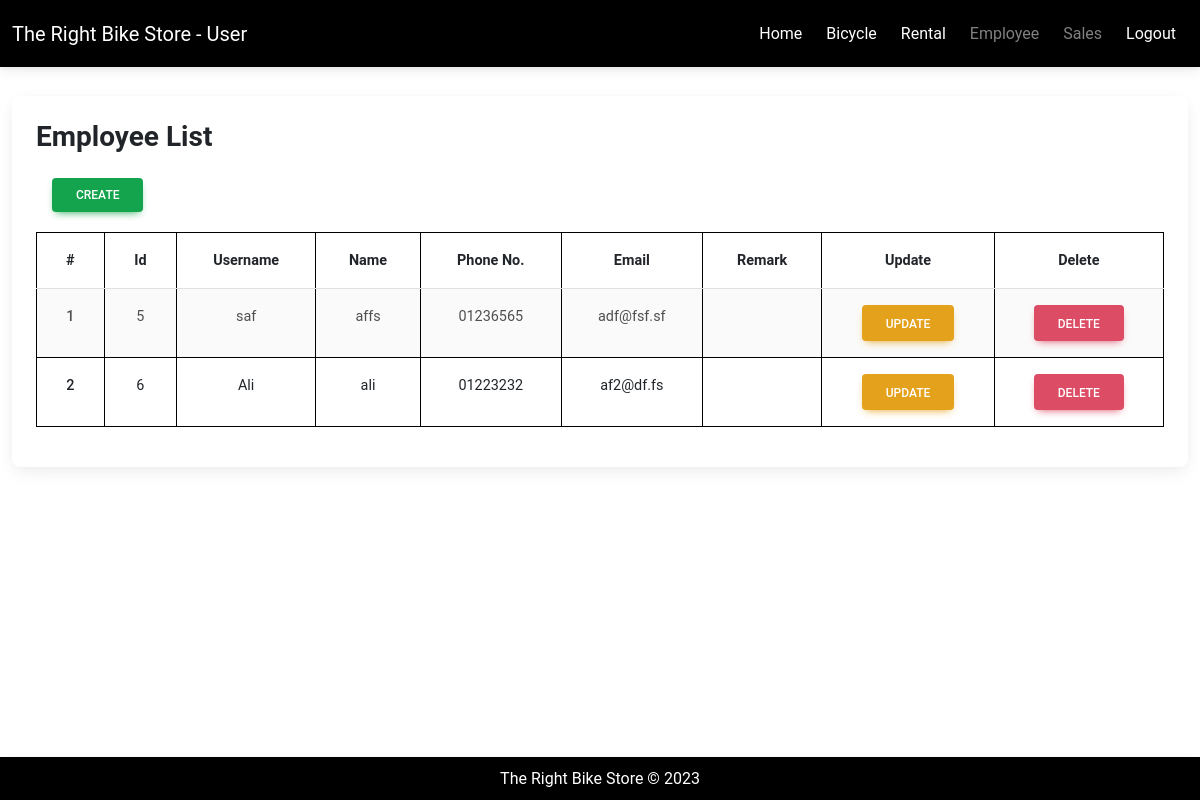
The page /employeeList.php on the database its author committed.
### tables this page shows
CREATE TABLE `employee` (
  `id` int(11) NOT NULL,
  `username` varchar(255) NOT NULL,
  `password` varchar(255) NOT NULL,
  `name` varchar(30) NOT NULL,
  `phoneNo` varchar(11) NOT NULL,
  `email` varchar(255) NOT NULL,
  `remark` varchar(255) DEFAULT NULL,
  `created_at` timestamp NULL DEFAULT CURRENT_TIMESTAMP,
  `updated_at` timestamp NULL DEFAULT CURRENT_TIMESTAMP ON UPDATE CURRENT_TIMESTAMP,
  `created_by_admin` int(11) DEFAULT NULL
);

### employeeList.php (the view, shortened to what this page needs)
<?php
require_once "./header.php";
require_once "./config/config.php";
?>
<?php
$user = $conn->query("SELECT * FROM employee");
$user->execute();
$allUsers = $user->fetchAll(PDO::FETCH_OBJ);
?>
<div class="container-fluid">
    <div class="row mt-5 mb-5">
        <div class="col mt-5">
          <div class="card">
            <div class="card-body">
              <h3 class="card-title mb-4 d-inline fw-bold">Employee List</h3><br>
             	<a  href="employeeInsert.php" class="btn btn-success ms-3 mt-4 p-2 px-4 text-center float-right">Create</a>
              <table class="table table-striped ms-auto">
                <thead>
                  <tr>
                    <th scope="col" class="fw-bold">#</th>
                    <th scope="col" class="fw-bold">Id</th>
                    <th scope="col" class="fw-bold">Username</th>
                    <th scope="col" class="fw-bold">Name</th>
                    <th scope="col" class="fw-bold">Phone No.</th>
                    <th scope="col" class="fw-bold">Email</th>
                    <th scope="col" class="fw-bold">Remark</th>
                    <th scope="col" class="fw-bold">Update</th>
                    <th scope="col" class="fw-bold">Delete</th>
                  </tr>
                </thead>
                <tbody>
                <?php if (empty($allUsers)): ?>
                  <tr>
                    <td colspan="9">No data found.</td>
                  </tr>
                <?php else: ?>
                <?php $rowNumber = 1; ?>
									<?php foreach($allUsers as $user) : ?>
                  <tr>
                    <th scope="row"><?php echo $rowNumber++; ?></th>
                    <td><?php echo $user->id; ?></td>
                    <td><?php echo $user->username; ?></td>
                    <td><?php echo $user->name; ?></td>
                    <td><?php echo $user->phoneNo; ?></td>
                    <td><?php echo $user->email; ?></td>
                    <td><?php echo $user->remark; ?></td>
                    <td><a  href="employeeUpdate.php?id=<?php echo $user->id; ?>" class="btn btn-warning text-white text-center ">Update </a></td>
                    <td><a href="employeeDelete.php?id=<?php echo $user->id; ?>" class="btn btn-danger  text-center ">Delete </a></td>
                  </tr>
									<?php endforeach; ?>
                  <?php endif; ?>
                </tbody>
            </table>
          </div>
         </div>
    </div>
</div>
<?php
require_once "./footer.php";
?>

### assets/css/style.css (style rules this page uses)
.table { margin: 20px; }
.table th, .table td { border: 1px solid black; padding: 8px; text-align: center; }
.btn { text-align: center; }

### rows shown on the page
employee: id "5", username "saf", name "affs", phoneNo "01236565", email "adf@fsf.sf"
employee: id "6", username "Ali", name "ali", phoneNo "01223232", email "af2@df.fs"
